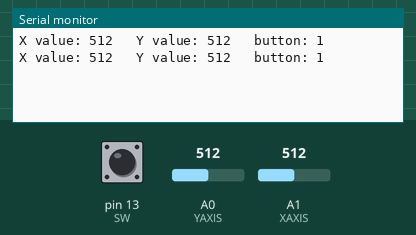
Recording of a sketch running on a simulated Arduino Uno, built with avr-gcc and run on an emulated ATmega328P. Shown: the last lines printed to the serial monitor. Inputs (shaded band) come from the test bench; at power-on: A0 (YAXIS) = 512, A1 (XAXIS) = 512, pin 13 (SW) HIGH.

Above: at 1.8 s.
1.9 s: A0 (YAXIS) set to 716
At 2.8 s:
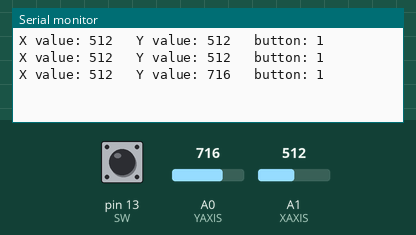
3.4 s: A1 (XAXIS) set to 716
At 4.7 s:
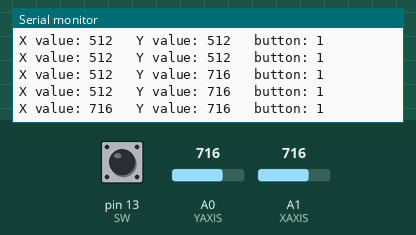
4.9 s: pin 13 (SW) pulled LOW for 1.2 s
At 5.6 s:
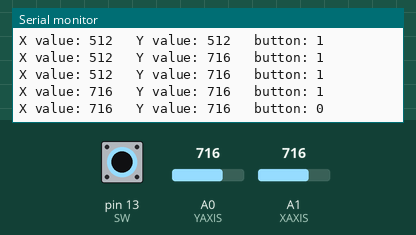
7.6 s: A0 (YAXIS) set to 900
At 8.8 s:
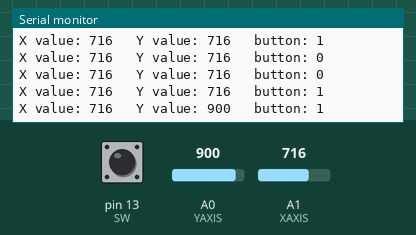
9.1 s: A1 (XAXIS) set to 900
At 9.1 s:
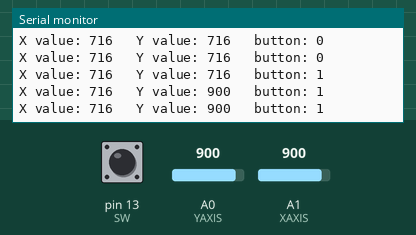
10.6 s: pin 13 (SW) pulled LOW for 1.2 s
At 11.5 s:
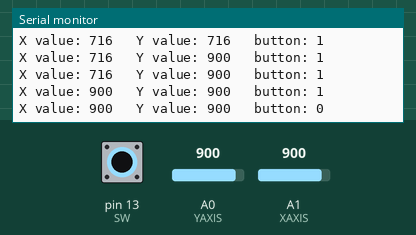
Timing chart, 0 to 13.6 s (numbered marks = the images above; inputs shaded):
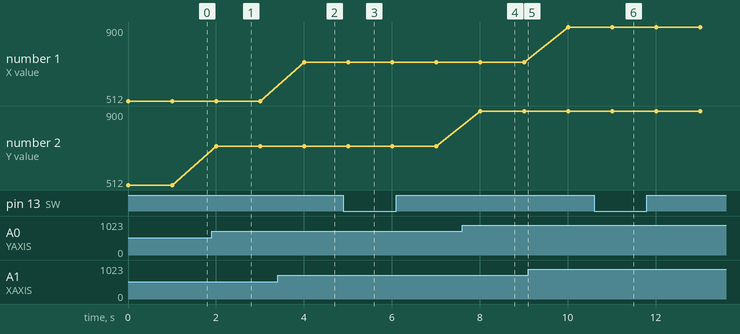

The sketch:

SimpleJoystick.ino
```cpp
// Joystic const
const int XAXIS = A1;
const int YAXIS = A0;
const int SW = 13;

// debug const
const int LED = 2;

// vars
int swState = 0;
int xValue = 0;
int yValue = 0;


void setup() {
  // initialize led as output and digital switch as input
  Serial.begin(9600);
  //pinMode(LED, OUTPUT);
  pinMode(SW, INPUT);
}

// the loop function runs over and over again forever
void loop() {
  swState = digitalRead(SW);
  xValue = analogRead(XAXIS);
  yValue = analogRead(YAXIS);
  Serial.print("X value: ");
  Serial.print(xValue);
  Serial.print("\t Y value: ");
  Serial.print(yValue);
  Serial.print("\t button: ");
  Serial.println(swState);
  delay(1000);
}
```

Measured:
- after the input at 1.9 s, the serial monitor: prints a new line after 0.10 s (image 1)
- after the input at 3.4 s, the serial monitor: prints a new line after 0.60 s (image 2)
- after the input at 4.9 s, the serial monitor: prints a new line after 0.10 s (image 3)
- after the input at 7.6 s, the serial monitor: prints a new line after 0.41 s (image 4)
- after the input at 10.6 s, the serial monitor: prints a new line after 0.41 s (image 6)
- plotted number 2: 512 → 716 after the input at 1.9 s, 716 → 900 after the input at 7.6 s
